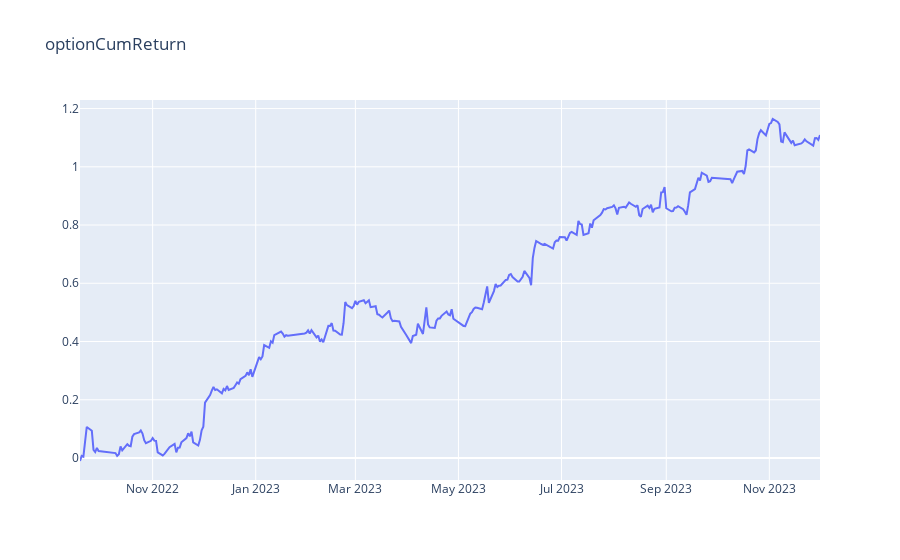

Write notebook code for a chart like this one.
### Code cell
portfolio['optionCumReturn'] = portfolio['optionReturn'].cumsum()
# 可视化
fig = go.Figure()
fig.add_trace(go.Scatter(x=portfolio['datetime'], y=portfolio['optionCumReturn'], name="optionCumReturn"))
fig.update_layout(title_text='optionCumReturn')
fig.show()

### Figure 1 — Plotly figure (JSON) as saved in the notebook; plotly's stock layout.template omitted (floating-point values rounded to 4 significant figures; data arrays with more than 128 entries replaced by an {"elided": "..."} marker saying what was removed)
{"data": [{"name": "optionCumReturn", "type": "scatter", "x": {"elided": "292 str values"}, "y": {"elided": "292 float values"}}], "layout": {"title": {"text": "optionCumReturn"}}}
